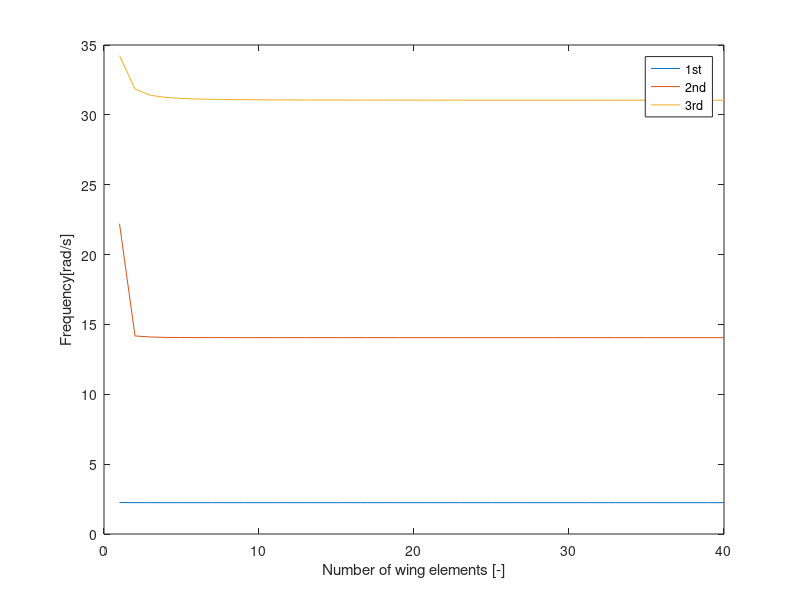

This chart was generated by the following MATLAB code: (Note: this script raises an error after producing the figure.)
clear all
close all
clc

%% Finite element settings

elem = [];
conv = [];
div_list = [];
for k=1:40
elem = [elem, k];

Ne = k;            % Number of elements
Nn = Ne+1;          % Number of nodes
Ndof = 3*(Ne+1);    % Number of degrees of freedom
% The fixed degrees of freedom assume that you arranged the DOFs as:
% [displacements | velocities | aerodynamic states]. If you have another
% arrangement in your mode, please update the following line to reflect
% your own situation.
fxdof = [1:3 3*Nn+(1:3) 6*Nn+(1:4)]; % Constrained degrees of freedom
frdof = setdiff(1:Ndof,fxdof);   % Unconstrained degrees of freedom

Ks  = zeros(Ndof,Ndof);
Ms  = zeros(Ndof,Ndof);
EFT = zeros(Ne,6);

for i=1:Ne
    EFT(i,1:6) = [1:6]+(i-1)*3; % Element freedom table, element connectivity
end

%% Stick model input
span   = 16; %half span
L      = span/Ne;
E      = 70e9;
G      = E/2/(1+0.3);
Ixx    = 2e4/E;
J      = 1e4/G;

Itheta = 0.1;
m      = 0.75;

c          = 1;
S          = zeros(Nn,1);
S(2:end-1) = L*c;
S(1)       = L*c/2;
S(end)     = L*c/2;
a          = 0;
b          = c/2;
xtheta     = 0;

rho = 0.0889;

%% Structural stiffness matrix
Ke = zeros(6,6);
Kb = [  (12*E*Ixx)/L^3,  (6*E*Ixx)/L^2, -(12*E*Ixx)/L^3,  (6*E*Ixx)/L^2;
    (6*E*Ixx)/L^2,    (4*E*Ixx)/L,  -(6*E*Ixx)/L^2,    (2*E*Ixx)/L;
    -(12*E*Ixx)/L^3, -(6*E*Ixx)/L^2,  (12*E*Ixx)/L^3, -(6*E*Ixx)/L^2;
    (6*E*Ixx)/L^2,    (2*E*Ixx)/L,  -(6*E*Ixx)/L^2,    (4*E*Ixx)/L];
Kt = [  (G*J)/L, -(G*J)/L;
    -(G*J)/L,  (G*J)/L];
Ke([1:2,4:5],[1:2,4:5]) = Kb;
Ke([3,6],[3,6])         = Kt;

for i=1:Ne    
    Ks(EFT(i,:),EFT(i,:)) = Ks(EFT(i,:),EFT(i,:))+Ke;   % Assembly of the global stiffness matrix
end

%% Structural mass matrix
Me = zeros(6,6);
Mbb = [     (13*L*m)/35, (11*L^2*m)/210,      (9*L*m)/70, -(13*L^2*m)/420;
    (11*L^2*m)/210,    (L^3*m)/105,  (13*L^2*m)/420,    -(L^3*m)/140;
    (9*L*m)/70, (13*L^2*m)/420,     (13*L*m)/35, -(11*L^2*m)/210;
    -(13*L^2*m)/420,   -(L^3*m)/140, -(11*L^2*m)/210,     (L^3*m)/105];
Mtb = [ (7*L*m*xtheta)/20, (L^2*m*xtheta)/20, (3*L*m*xtheta)/20, -(L^2*m*xtheta)/30;
    (3*L*m*xtheta)/20, (L^2*m*xtheta)/30, (7*L*m*xtheta)/20, -(L^2*m*xtheta)/20];
Mbt = [  (7*L*m*xtheta)/20,  (3*L*m*xtheta)/20;
    (L^2*m*xtheta)/20,  (L^2*m*xtheta)/30;
    (3*L*m*xtheta)/20,  (7*L*m*xtheta)/20;
    -(L^2*m*xtheta)/30, -(L^2*m*xtheta)/20];
Mtt = [ (Itheta*L)/3, (Itheta*L)/6;
    (Itheta*L)/6, (Itheta*L)/3];
Me([1:2,4:5],[1:2,4:5]) = Mbb;
Me([3,6],[3,6])         = Mtt;
Me([3,6],[1:2,4:5])     = Mtb;
Me([1:2,4:5],[3,6])     = Mbt;

for i=1:Ne
    Ms(EFT(i,:),EFT(i,:)) = Ms(EFT(i,:),EFT(i,:))+Me;
end

%% structural eigenfrequencies
[V, D] = eig(Ks(4:end, 4:end), Ms(4:end, 4:end));
coupled = sqrt(diag(D)); %eigenfrequencies in hz, order is heave, bending twist
conv = [conv, coupled(1:3)];



%% divergence speed
n_dof = (Ne+1) * 3;
Ka_steady = zeros(Ne+1,Ne+1); %Steady state aerodynamic matrix
for i=1:Ne + 1
    Ka_steady(1 + 3*(i - 1), 3 + 3*(i-1)) = 2*pi * c * L; %lift 
    Ka_steady(3 + 3*(i - 1), 3 + 3*(i-1)) = 2*pi * c *(0.5 +a)*b * L; %moment
end
Ka_steady(end -2, end) = 0.5 * 2*pi * c * L; %lift 
Ka_steady(end, end) = 0.5 * 2*pi * c *(0.5 +a)*b * L; %moment
qlist = eig(Ks(4:end, 4:end), Ka_steady(4:end, 4:end));
qlist = qlist(qlist>0.01 & isfinite(qlist));

v_div = sqrt((2*min(qlist))/rho);
div_list = [div_list, v_div];
end

figure(1)
%plotting struc eigenfunction convergence
plot(elem, conv)
legend('1st ','2nd', '3rd')
ylabel('Frequency[rad/s]') 
xlabel('Number of wing elements [-]') 
hold off

figure(2)
%plotting divergence speed convergence
text = join('Converged result: ' + string(div_list(end)) + ' [ms^{-1}]');
plot(elem, div_list)
yline(div_list(end),'-', text)
ylabel('Divergence speed [ms^-1]') 
xlabel('Number of wing elements [-]') 

%% plotting divergence mode
lamda = 0.5 * rho * v_div^2;
M = Ks(4:end, 4:end) - lamda*Ka_steady(4:end, 4:end);
v_zero = zeros(elem(end)*3, 1);
x = null(M);
heave = [];
bending = [];
twist = [];
for i=1:length(elem)
    heave = [heave, -x(1 + 3*(i - 1))];
    bending = [bending, -x(2 + 3*(i - 1))];
    twist = [twist, -x(3 + 3*(i - 1))];
end
% 
% heave = heave/max(heave);
% bending = bending/max(bending);
% twist = twist/max(twist);
elem = elem/max(elem);

figure(3)
plot(elem, heave,'DisplayName', 'heave')
hold on
plot(elem, bending,'DisplayName', 'bending')
plot(elem, twist,'DisplayName', 'twist')

ylabel('relative displacement[-]') 
xlabel('spanwise position [-]') 
legend
